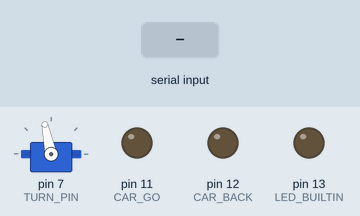
A sketch run on a simulated Arduino Uno, built with avr-gcc and run on an emulated ATmega328P. Parts: servo, output pins drawn as LEDs (lit = HIGH). Inputs (shaded band) come from the test bench.

Above: at 1.2 s.
1.3 s: "GOO" received over the second serial link
At 2.5 s:
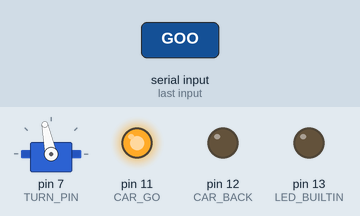
2.8 s: "BAC" received over the second serial link
At 3.6 s:
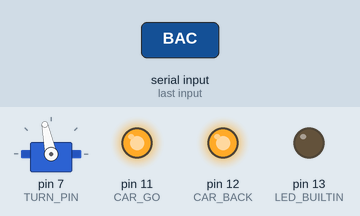
4.3 s: "STG" received over the second serial link
At 4.8 s:
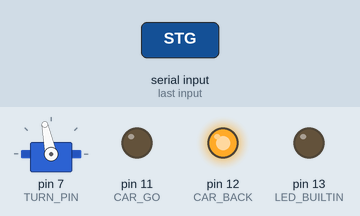
5.8 s: "STB" received over the second serial link
At 7.1 s:
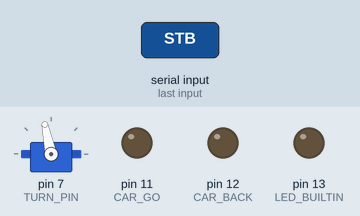
Timing chart, 0 to 8.3 s (numbered marks = the images above; inputs shaded):
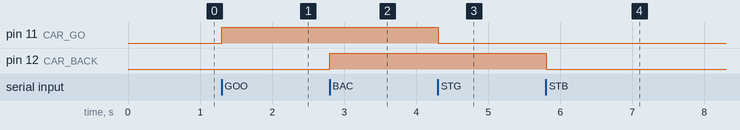

Measured:
- after the input at 1.3 s, pin 11 (CAR_GO): LOW → HIGH at once
- after the input at 2.8 s, pin 12 (CAR_BACK): LOW → HIGH at once
- after the input at 4.3 s, pin 11 (CAR_GO): HIGH → LOW at once
- after the input at 5.8 s, pin 12 (CAR_BACK): HIGH → LOW at once

The sketch:

Arduino_Bluetooth_Car_Code.ino
```cpp
#include <SoftwareSerial.h>
#include <Servo.h>
SoftwareSerial BTserial(2, 3); // RX | TX

#define TURN_PIN 7
#define MIN_TURN 1100
#define MAX_TURN 2100
Servo turn;
char command;
String string;
int svangle = 0;
int slideBarValue = 50;
int index = 0;
String aCmd;

#define CAR_GO 11
#define CAR_BACK 12

void carGo(int st){
  digitalWrite(CAR_GO, st);
  delay(10);
}

void carBack(int st){
  digitalWrite(CAR_BACK, st);
  delay(10);
}

void setup()
{
  //Serial.begin( 9600 );//115200
  BTserial.begin( 19200 );
  pinMode(LED_BUILTIN, OUTPUT);
  turn.attach(TURN_PIN);
  svangle = map(slideBarValue, 0, 100, MIN_TURN, MAX_TURN);
  turn.write(svangle);
  pinMode(CAR_GO, OUTPUT);
  pinMode(CAR_BACK, OUTPUT);
  carGo(LOW);
  carBack(LOW);
  //Serial.println("Setup done!");
}

void ledOn()
{
  digitalWrite(LED_BUILTIN, HIGH);
  delay(10);
}

void ledOff()
{
  digitalWrite(LED_BUILTIN, LOW);
  delay(10);
}

void writeString(String stringData) { // Used to serially push out a String with Serial.write()
  for (int i = 0; i < stringData.length(); i++)
  {
    BTserial.write(stringData[i]);   // Push each char 1 by 1 on each loop pass
  }
}

void sendAck(String toSend){
   char payload[toSend.length()+1];
   toSend.toCharArray(payload, sizeof(payload));
   BTserial.write((uint8_t *)payload,sizeof(payload));
}

void loop()
{
  string = "";
  while(BTserial.available() > 0)
  {
    command = ((byte)BTserial.read());
    if(command == ':')
    {
      break;
    }
    else
    {
      string += command;
    }
    delay(1);
  }
  //if(string != "")  Serial.println(string);

  while( string.length() >= 3 ){
      aCmd = string.substring(0, 3);
      string = string.substring(3);
      //Serial.println(" " + aCmd);

      index = aCmd.lastIndexOf("T");
      if( aCmd == "GOO"  ){
        // Move the car
        carGo(HIGH);
      } else if( aCmd == "STG" ){
        carGo(LOW);
        // Stop the car
      } else if( aCmd == "BAC" ){
        // Move the car back
        carBack(HIGH);
      } else if( aCmd == "STB" ){
        // Stop the car
        carBack(LOW);
      } else if( index == 0 ){
        // Turn left/right: cmd = "T<value from 0 to 100>"
          slideBarValue = aCmd.substring(index+1).toInt();
          //Serial.println(slideBarValue );
          if( slideBarValue > 0 ){
            //turn.attach(TURN_PIN);
            svangle = map(slideBarValue, 0, 100, MIN_TURN, MAX_TURN);
            turn.write(svangle);
          }
      }
  }
}
```
